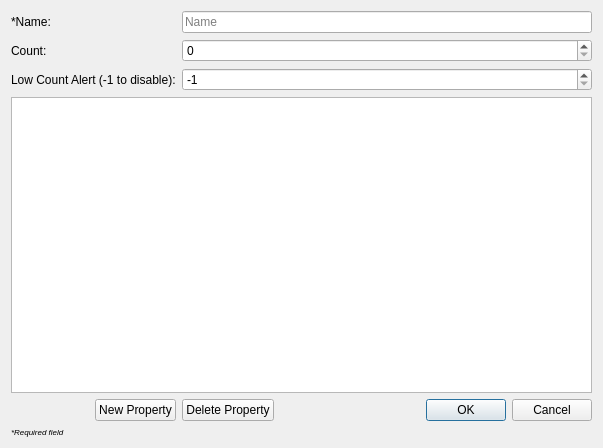
<?xml version="1.0" encoding="UTF-8"?>
<ui version="4.0">
 <class>ItemEditor</class>
 <widget class="QDialog" name="ItemEditor">
  <property name="geometry">
   <rect>
    <x>0</x>
    <y>0</y>
    <width>603</width>
    <height>448</height>
   </rect>
  </property>
  <property name="windowTitle">
   <string>Dialog</string>
  </property>
  <layout class="QGridLayout" name="gridLayout">
   <item row="1" column="2" colspan="3">
    <widget class="QSpinBox" name="countBox"/>
   </item>
   <item row="2" column="0" colspan="2">
    <widget class="QLabel" name="lowCountLabel">
     <property name="text">
      <string>Low Count Alert (-1 to disable):</string>
     </property>
    </widget>
   </item>
   <item row="4" column="2">
    <widget class="QPushButton" name="deleteProperty">
     <property name="sizePolicy">
      <sizepolicy hsizetype="Preferred" vsizetype="Fixed">
       <horstretch>0</horstretch>
       <verstretch>0</verstretch>
      </sizepolicy>
     </property>
     <property name="text">
      <string>Delete Property</string>
     </property>
    </widget>
   </item>
   <item row="4" column="0">
    <spacer name="horizontalSpacer_2">
     <property name="orientation">
      <enum>Qt::Horizontal</enum>
     </property>
     <property name="sizeType">
      <enum>QSizePolicy::Minimum</enum>
     </property>
     <property name="sizeHint" stdset="0">
      <size>
       <width>40</width>
       <height>20</height>
      </size>
     </property>
    </spacer>
   </item>
   <item row="4" column="4">
    <widget class="QDialogButtonBox" name="buttonBox">
     <property name="orientation">
      <enum>Qt::Horizontal</enum>
     </property>
     <property name="standardButtons">
      <set>QDialogButtonBox::Cancel|QDialogButtonBox::Ok</set>
     </property>
    </widget>
   </item>
   <item row="0" column="0" colspan="2">
    <widget class="QLabel" name="nameLabel">
     <property name="text">
      <string>*Name:</string>
     </property>
    </widget>
   </item>
   <item row="3" column="0" colspan="5">
    <widget class="QTableView" name="propertiesView"/>
   </item>
   <item row="2" column="2" colspan="3">
    <widget class="QSpinBox" name="lowCountBox">
     <property name="minimum">
      <number>-1</number>
     </property>
     <property name="value">
      <number>-1</number>
     </property>
    </widget>
   </item>
   <item row="1" column="0" colspan="2">
    <widget class="QLabel" name="countLabel">
     <property name="text">
      <string>Count:</string>
     </property>
    </widget>
   </item>
   <item row="0" column="2" colspan="3">
    <widget class="QLineEdit" name="nameEdit">
     <property name="placeholderText">
      <string>Name</string>
     </property>
    </widget>
   </item>
   <item row="4" column="1">
    <widget class="QPushButton" name="createProperty">
     <property name="sizePolicy">
      <sizepolicy hsizetype="Preferred" vsizetype="Fixed">
       <horstretch>0</horstretch>
       <verstretch>0</verstretch>
      </sizepolicy>
     </property>
     <property name="text">
      <string>New Property</string>
     </property>
    </widget>
   </item>
   <item row="5" column="0" colspan="5">
    <widget class="QLabel" name="label">
     <property name="font">
      <font>
       <pointsize>6</pointsize>
       <italic>true</italic>
      </font>
     </property>
     <property name="text">
      <string>*Required field</string>
     </property>
    </widget>
   </item>
  </layout>
 </widget>
 <resources/>
 <connections>
  <connection>
   <sender>buttonBox</sender>
   <signal>accepted()</signal>
   <receiver>ItemEditor</receiver>
   <slot>accept()</slot>
   <hints>
    <hint type="sourcelabel">
     <x>248</x>
     <y>254</y>
    </hint>
    <hint type="destinationlabel">
     <x>157</x>
     <y>274</y>
    </hint>
   </hints>
  </connection>
  <connection>
   <sender>buttonBox</sender>
   <signal>rejected()</signal>
   <receiver>ItemEditor</receiver>
   <slot>reject()</slot>
   <hints>
    <hint type="sourcelabel">
     <x>316</x>
     <y>260</y>
    </hint>
    <hint type="destinationlabel">
     <x>286</x>
     <y>274</y>
    </hint>
   </hints>
  </connection>
 </connections>
</ui>
